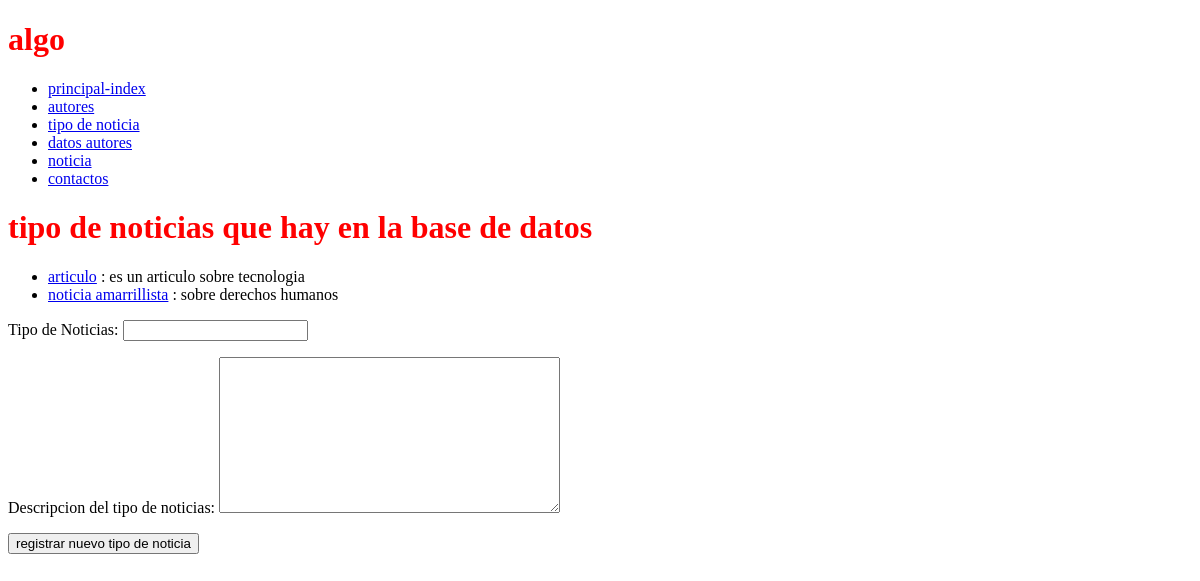
Before: /tiponoticia/ with the older database file.
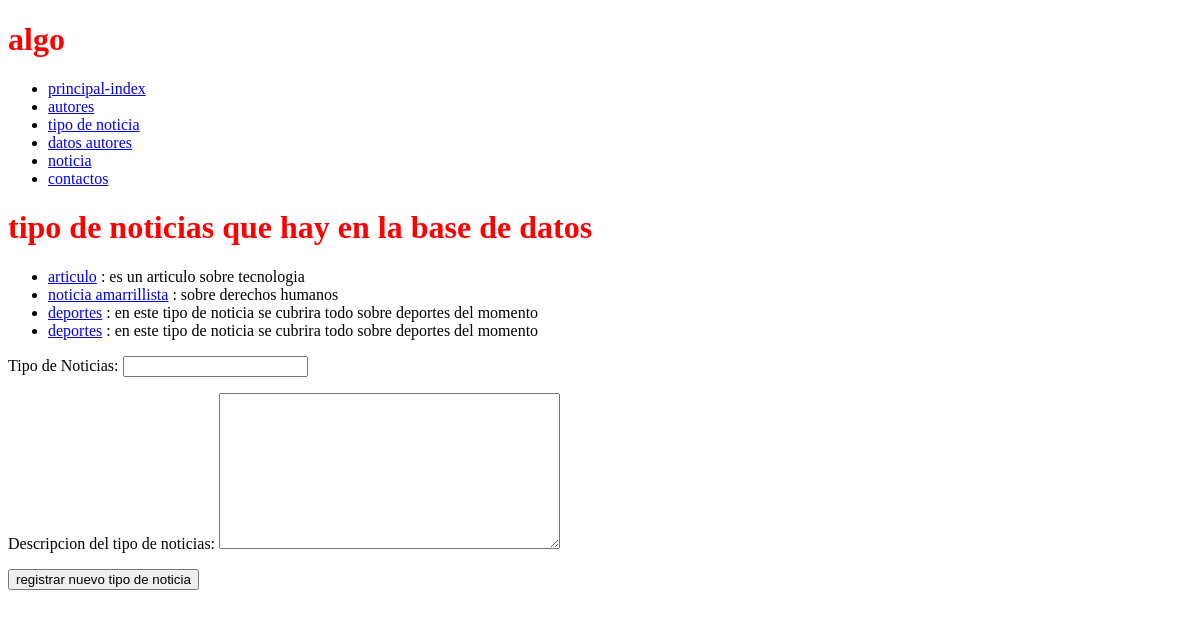
After: the same page with the newer database file.
### noticias/models.py (models this page shows, shortened)
class TipoNoticia(models.Model):
    tipo = models.CharField("Tipo de Noticias", max_length=30, blank=False, null=False)
    descripcion = models.TextField("Descripcion del tipo de noticias", max_length=300, blank=False, null=False)
    class Meta:
        verbose_name = "Tipo de Noticias"
        verbose_name_plural = "Tipos de Noticias"
        ordering = ["id"]

### noticias/views.py (the view)
# urls.py: path('tiponoticia/', views.noticiaTipoHtml, name='noticiaTipoHtml'),
def noticiaTipoHtml(request):
    if request.method == 'POST':
        form = TipoNoticiaForm(request.POST)
        if form.is_valid():
            form.save()
            return redirect('noticias:noticiaTipoHtml')
    else:
        form = TipoNoticiaForm()
    TipoDeNoticias = TipoNoticia.objects.all()
    return render(request, "tipodenoticia.html",
                  {
                      'tipoDeNoticias': TipoDeNoticias,
                      'formTipo': form,
                  })

### noticias/forms.py
class TipoNoticiaForm(forms.ModelForm):
    class Meta:
        model = TipoNoticia
        fields = [
            'tipo',
            'descripcion',
        ]

### noticias/templates/tipodenoticia.html (shortened to what this page needs)
{%extends 'layouts/base.html' %}
{%block content%}
<h1>tipo de noticias que hay en la base de datos</h1>
<ul>
    {%for tipoNoticia in tipoDeNoticias%}
    <li><a href="{%url 'noticias:noticias'%}#{{tipoNoticia.tipo}}">{{ tipoNoticia.tipo }}</a> : {{ tipoNoticia.descripcion}}</li>
    {% endfor %}
</ul>
<div>
    <form action="" method="post">
        {{formTipo.as_p}}
        <button type="submit">registrar nuevo tipo de noticia</button>
    </form>
</div>
{%endblock%}

Changed rows visible on the page:
added TipoNoticia: tipo "deportes", descripcion "en este tipo de noticia se cubrira todo sobre deportes del momento"
added TipoNoticia: tipo "deportes", descripcion "en este tipo de noticia se cubrira todo sobre deportes del momento"
